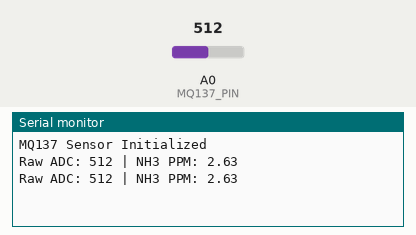
Bench run of a sketch on a simulated Arduino Uno, built with avr-gcc and run on an emulated ATmega328P. On the bench: the last lines printed to the serial monitor. Inputs (shaded band) come from the test bench; at power-on: A0 (MQ137_PIN) = 512.

Above: at 1.2 s.
1.3 s: A0 (MQ137_PIN) set to 1006
At 2.6 s:
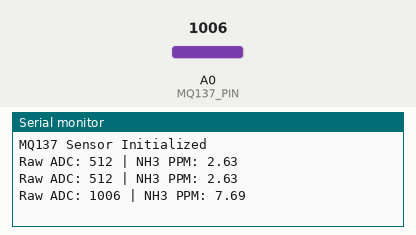
2.8 s: A0 (MQ137_PIN) set to 1023
At 3.8 s:
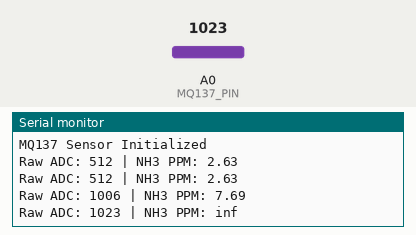

Measured:
- the behaviour switches between 1022 and 1023 on A0 (MQ137_PIN) (found by bisection; images 1 and 2)
- after the input at 1.3 s, the serial monitor: prints a new line after 0.70 s (image 1)
- after the input at 2.8 s, the serial monitor: prints a new line after 0.21 s (image 2)

The sketch:

mq137_gas_sensor.ino
```cpp
#include "Arduino.h"
#include "MQ137Sensor.h"

#define MQ137_PIN A0 // Analog pin connected to MQ137 output

MQ137Sensor ammonia(MQ137_PIN);

void setup() {
    Serial.begin(9600);
    ammonia.begin();

    // Calibrate: values here are examples; you must adjust based on your experiments
    // Ro is measured in clean air; slope & intercept come from MQ137 datasheet curve
    ammonia.setCalibration(10.0, -0.263, 0.42);

    Serial.println("MQ137 Sensor Initialized");
}

void loop() {
    int raw = ammonia.readRaw();
    float ppm = ammonia.readPPM();

    Serial.print("Raw ADC: ");
    Serial.print(raw);
    Serial.print(" | NH3 PPM: ");
    Serial.println(ppm);

    delay(1000);
}
```

MQ137Sensor.cpp
```cpp
#include "MQ137Sensor.h"

MQ137Sensor::MQ137Sensor(uint8_t pin)
    : _pin(pin), _Ro(10.0), _slope(-0.263), _intercept(0.42) {
    // Default Ro, slope, intercept values can be adjusted later with setCalibration()
}

void MQ137Sensor::begin() {
    pinMode(_pin, INPUT);
}

int MQ137Sensor::readRaw() {
    return analogRead(_pin);
}

float MQ137Sensor::readPPM() {
    int rawADC = readRaw();
    float Rs = calculateResistance(rawADC);
    float ratio = Rs / _Ro; // Rs/Ro
    // Using log-log equation: log10(PPM) = slope * log10(Rs/Ro) + intercept
    float ppm = pow(10, (_slope * log10(ratio) + _intercept));
    return ppm;
}

void MQ137Sensor::setCalibration(float Ro, float slope, float intercept) {
    _Ro = Ro;
    _slope = slope;
    _intercept = intercept;
}

float MQ137Sensor::calculateResistance(int rawADC) {
    // Assuming a load resistor of 10kΩ
    const float RL = 10.0;
    float voltage = (float)rawADC * 5.0 / 1023.0; // for 5V ADC reference
    return (5.0 - voltage) * RL / voltage;
}
```

MQ137Sensor.h
```cpp
#ifndef MQ137_SENSOR_H
#define MQ137_SENSOR_H

#include <Arduino.h>

class MQ137Sensor {
public:
    // Constructor: pin = analog pin connected to MQ137 output
    MQ137Sensor(uint8_t pin);

    // Initialize sensor
    void begin();

    // Read raw analog value (0–1023 on most Arduinos)
    int readRaw();

    // Read NH3 concentration in PPM (requires calibration)
    float readPPM();

    // Set calibration parameters (Ro = sensor resistance in clean air, slope & intercept from datasheet/experiment)
    void setCalibration(float Ro, float slope, float intercept);

private:
    uint8_t _pin;
    float _Ro;        // Sensor resistance in clean air
    float _slope;     // Slope of log curve
    float _intercept; // Intercept of log curve

    float calculateResistance(int rawADC);
};

#endif
```
